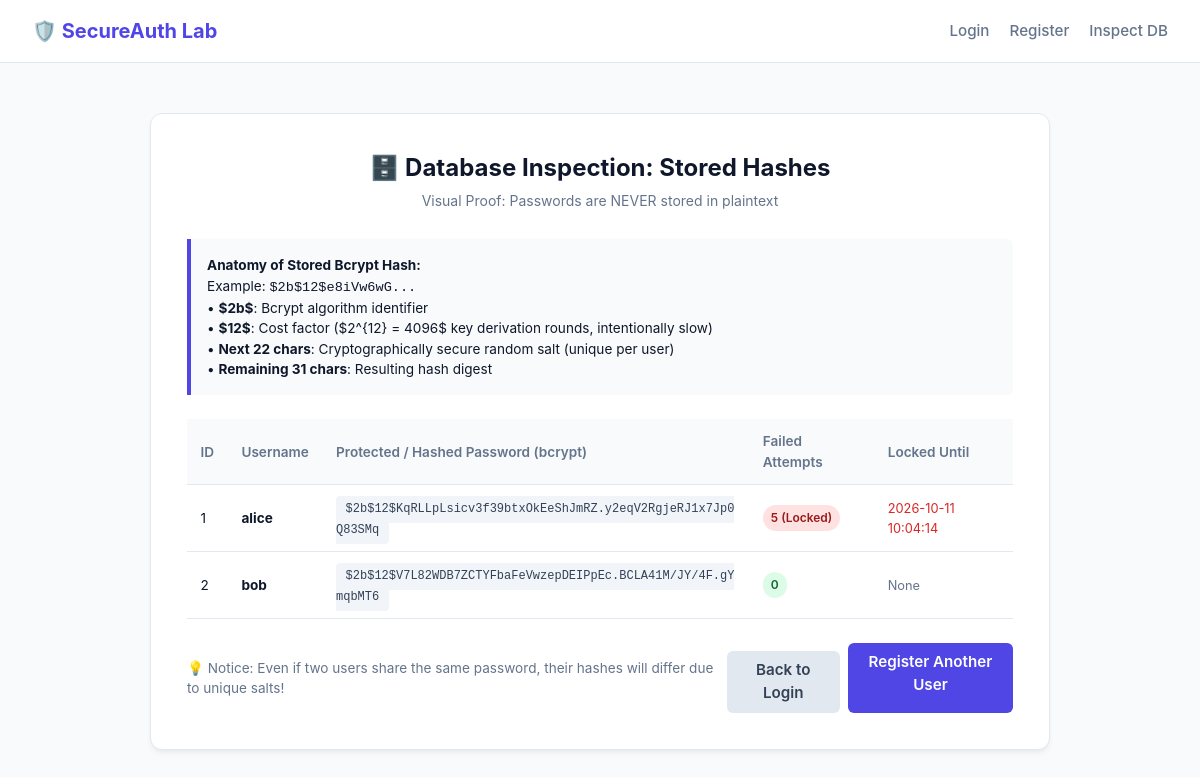
Screenshot of /inspect-db with the database file from the repository.
### tables this page shows
CREATE TABLE users (
    id INTEGER PRIMARY KEY AUTOINCREMENT,
    username TEXT UNIQUE NOT NULL,
    password_hash TEXT NOT NULL,
    failed_attempts INTEGER NOT NULL DEFAULT 0,
    locked_until TEXT DEFAULT NULL,
    created_at TIMESTAMP DEFAULT CURRENT_TIMESTAMP
);

### app.py (the view)
@app.route("/inspect-db")
def inspect_db():
    users = db.get_all_users()
    return render_template("inspect_db.html", users=users)

### db.py (called while the page is built)
def get_db():
    conn = sqlite3.connect(DATABASE_PATH)
    conn.row_factory = sqlite3.Row
    return conn

def get_all_users():
    conn = get_db()
    cursor = conn.cursor()
    cursor.execute("SELECT id, username, password_hash, failed_attempts, locked_until, created_at FROM users")
    users = cursor.fetchall()
    conn.close()
    return users

### templates/inspect_db.html (shortened to what this page needs)
{% extends "base.html" %}
{% block content %}
<div class="card card-wide">
    <div class="card-header">
        <h1 class="card-title">🗄️ Database Inspection: Stored Hashes</h1>
        <p class="card-subtitle">Visual Proof: Passwords are NEVER stored in plaintext</p>
    </div>
    <div class="security-box" style="margin-top: 0; margin-bottom: 1.5rem;">
        <strong>Anatomy of Stored Bcrypt Hash:</strong>
        <p>Example: <code>$2b$12$e8iVw6wG...</code></p>
        <p>• <strong>$2b$</strong>: Bcrypt algorithm identifier</p>
        <p>• <strong>$12$</strong>: Cost factor ($2^{12} = 4096$ key derivation rounds, intentionally slow)</p>
        <p>• <strong>Next 22 chars</strong>: Cryptographically secure random salt (unique per user)</p>
        <p>• <strong>Remaining 31 chars</strong>: Resulting hash digest</p>
    </div>
    <div class="table-wrapper">
        <table>
            <thead>
                <tr>
                    <th>ID</th>
                    <th>Username</th>
                    <th>Protected / Hashed Password (bcrypt)</th>
                    <th>Failed Attempts</th>
                    <th>Locked Until</th>
                </tr>
            </thead>
            <tbody>
                {% if users %}
                    {% for u in users %}
                        <tr>
                            <td>{{ u.id }}</td>
                            <td><strong>{{ u.username }}</strong></td>
                            <td><span class="hash-cell">{{ u.password_hash }}</span></td>
                            <td>
                                {% if u.failed_attempts >= 5 %}
                                    <span class="badge badge-danger">{{ u.failed_attempts }} (Locked)</span>
                                {% elif u.failed_attempts > 0 %}
                                    <span class="badge badge-warning">{{ u.failed_attempts }}</span>
                                {% else %}
                                    <span class="badge badge-success">0</span>
                                {% endif %}
                            </td>
                            <td>
                                {% if u.locked_until %}
                                    <span style="color: #dc2626; font-size: 0.8rem;">{{ u.locked_until }}</span>
                                {% else %}
                                    <span style="color: #64748b; font-size: 0.8rem;">None</span>
                                {% endif %}
                            </td>
                        </tr>
                    {% endfor %}
                {% else %}
                    <tr>
                        <td colspan="5" style="text-align: center; color: var(--text-muted); padding: 2rem;">
                            No users registered yet. <a href="{{ url_for('register') }}">Register a user</a> to inspect hashed credentials.
                        </td>
                    </tr>
                {% endif %}
            </tbody>
        </table>
    </div>
    <div style="margin-top: 1.5rem; display: flex; justify-content: space-between; align-items: center;">
        <span style="font-size: 0.85rem; color: var(--text-muted);">
            💡 Notice: Even if two users share the same password, their hashes will differ due to unique salts!
        </span>
        <div style="display: flex; gap: 0.5rem;">
            <a href="{{ url_for('login') }}" class="btn btn-secondary" style="width: auto; padding: 0.5rem 1rem;">Back to Login</a>
            <a href="{{ url_for('register') }}" class="btn btn-primary" style="width: auto; padding: 0.5rem 1rem;">Register Another User</a>
        </div>
    </div>
</div>
{% endblock %}

### templates/base.html (shortened to what this page needs)
<!DOCTYPE html>
<html lang="en">
<head>
    <link rel="stylesheet" href="{{ url_for('static', filename='style.css') }}">
</head>
<body>
    <header>
        <nav class="navbar">
            <a href="{{ url_for('index') }}" class="nav-brand">
                🛡️ SecureAuth Lab
            </a>
            <div class="nav-links">
                {% if session.get('user_id') %}
                    <a href="{{ url_for('dashboard') }}">Dashboard</a>
                    <a href="{{ url_for('inspect_db') }}">Inspect Database</a>
                    <a href="{{ url_for('logout') }}" style="color: #ef4444;">Logout ({{ session.get('username') }})</a>
                {% else %}
                    <a href="{{ url_for('login') }}">Login</a>
                    <a href="{{ url_for('register') }}">Register</a>
                    <a href="{{ url_for('inspect_db') }}">Inspect DB</a>
                {% endif %}
            </div>
        </nav>
    </header>
    <main class="main-content">
        {% block content %}{% endblock %}
    </main>
</body>
</html>

### static/style.css (style rules this page uses)
:root { --primary: #4f46e5; --primary-hover: #4338ca; --bg-main: #f8fafc; --card-bg: #ffffff; --text-primary: #0f172a; --text-muted: #64748b; --border: #e2e8f0; --success-bg: #dcfce7; --success-text: #166534; --danger-bg: #fee2e2; --danger-text: #991b1b; --warning-bg: #fef3c7; --warning-text: #92400e; --info-bg: #e0f2fe; --info-text: #075985; }
* { box-sizing: border-box; margin: 0; padding: 0; }
body { font-family: -apple-system, BlinkMacSystemFont, "Segoe UI", Roboto, "Helvetica Neue", Arial, sans-serif; background-color: var(--bg-main); color: var(--text-primary); line-height: 1.5; min-height: 100vh; display: flex; flex-direction: column; }
.navbar { background-color: var(--card-bg); border-bottom: 1px solid var(--border); padding: 1rem 2rem; display: flex; justify-content: space-between; align-items: center; }
.nav-brand { font-weight: 700; font-size: 1.25rem; color: var(--primary); text-decoration: none; display: flex; align-items: center; gap: 0.5rem; }
.nav-links { display: flex; gap: 1.25rem; align-items: center; }
.nav-links a { color: var(--text-muted); text-decoration: none; font-size: 0.95rem; font-weight: 500; transition: color 0.15s ease; }
.main-content { flex: 1; display: flex; justify-content: center; align-items: center; padding: 2rem 1rem; }
.card { background-color: var(--card-bg); border: 1px solid var(--border); border-radius: 12px; box-shadow: 0 4px 6px -1px rgba(0, 0, 0, 0.05), 0 2px 4px -2px rgba(0, 0, 0, 0.05); padding: 2.25rem; width: 100%; max-width: 460px; }
.card-wide { max-width: 900px; }
.card-header { text-align: center; margin-bottom: 1.75rem; }
.card-title { font-size: 1.5rem; font-weight: 700; color: var(--text-primary); }
.card-subtitle { font-size: 0.875rem; color: var(--text-muted); margin-top: 0.25rem; }
.btn { display: inline-block; width: 100%; padding: 0.75rem; font-size: 0.95rem; font-weight: 600; text-align: center; border: none; border-radius: 6px; cursor: pointer; text-decoration: none; transition: background-color 0.15s ease; }
.btn-primary { background-color: var(--primary); color: #ffffff; }
.btn-secondary { background-color: #e2e8f0; color: #334155; margin-top: 0.5rem; }
.badge { display: inline-block; padding: 0.25rem 0.5rem; font-size: 0.75rem; font-weight: 600; border-radius: 9999px; }
.badge-success { background-color: var(--success-bg); color: var(--success-text); }
.badge-danger { background-color: var(--danger-bg); color: var(--danger-text); }
.table-wrapper { overflow-x: auto; margin-top: 1rem; }
table { width: 100%; border-collapse: collapse; font-size: 0.85rem; text-align: left; }
th, td { padding: 0.75rem 0.85rem; border-bottom: 1px solid var(--border); }
th { background-color: #f8fafc; font-weight: 600; color: var(--text-muted); }
.hash-cell { font-family: ui-monospace, SFMono-Regular, Menlo, Monaco, Consolas, monospace; font-size: 0.75rem; word-break: break-all; color: #334155; background: #f1f5f9; padding: 0.4rem 0.6rem; border-radius: 4px; }
.security-box { background: #f8fafc; border-left: 4px solid var(--primary); padding: 1rem; border-radius: 0 6px 6px 0; margin-top: 1.5rem; font-size: 0.85rem; }

### rows the page displays
users: id "1", username "alice", password_hash "$2b$12$KqRLLpLsicv3f39btxOkEeShJmRZ.y2eqV2RgjeRJ1x7Jp0Q83SMq", failed_attempts "5", locked_until "2026-10-11 10:04:14"
users: id "2", username "bob", password_hash "$2b$12$V7L82WDB7ZCTYFbaFeVwzepDEIPpEc.BCLA41M/JY/4F.gYmqbMT6", failed_attempts "0", shows "None"
